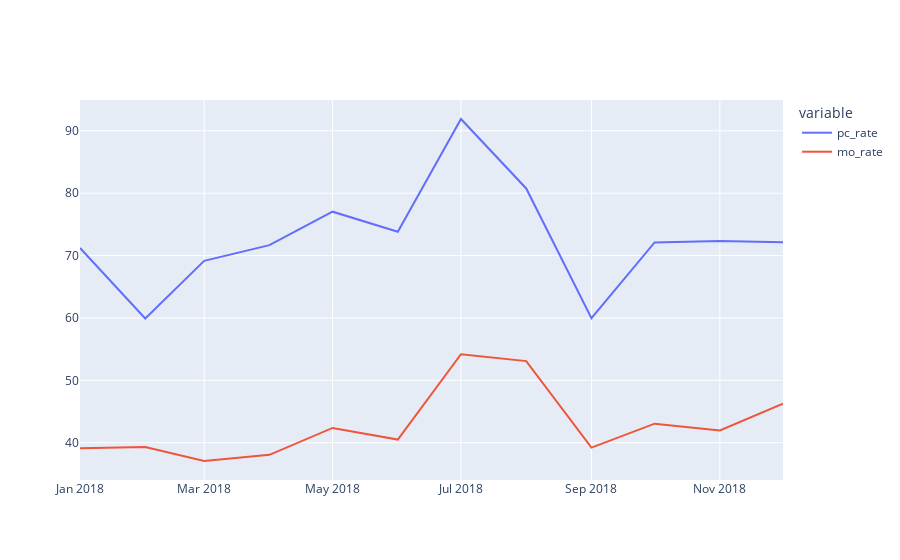

The notebook cell this image was saved under:
### Code cell
fig2018 = px.line(data_frame=df2018, x = 'date', y = ['pc_rate', 'mo_rate'], title='검색 트렌드 2018')
fig2018.update_layout(title_text="", height = 600)
fig2018.update_xaxes(title_text ='')
fig2018.update_yaxes(title_text ='')
fig2018.show()

### Figure 1 — Plotly figure (JSON) as saved in the notebook; plotly's stock layout.template omitted (floating-point values rounded to 4 significant figures)
{"data": [{"hovertemplate": "variable=pc_rate<br>date=%{x}<br>value=%{y}<extra></extra>", "legendgroup": "pc_rate", "line": {"color": "#636efa", "dash": "solid"}, "marker": {"symbol": "circle"}, "mode": "lines", "name": "pc_rate", "orientation": "v", "showlegend": true, "type": "scatter", "x": ["2018-01-01T00:00:00", "2018-02-01T00:00:00", "2018-03-01T00:00:00", "2018-04-01T00:00:00", "2018-05-01T00:00:00", "2018-06-01T00:00:00", "2018-07-01T00:00:00", "2018-08-01T00:00:00", "2018-09-01T00:00:00", "2018-10-01T00:00:00", "2018-11-01T00:00:00", "2018-12-01T00:00:00"], "xaxis": "x", "y": [71.21, 59.91, 69.15, 71.68, 77.03, 73.81, 91.89, 80.76, 59.95, 72.1, 72.33, 72.14], "yaxis": "y"}, {"hovertemplate": "variable=mo_rate<br>date=%{x}<br>value=%{y}<extra></extra>", "legendgroup": "mo_rate", "line": {"color": "#EF553B", "dash": "solid"}, "marker": {"symbol": "circle"}, "mode": "lines", "name": "mo_rate", "orientation": "v", "showlegend": true, "type": "scatter", "x": ["2018-01-01T00:00:00", "2018-02-01T00:00:00", "2018-03-01T00:00:00", "2018-04-01T00:00:00", "2018-05-01T00:00:00", "2018-06-01T00:00:00", "2018-07-01T00:00:00", "2018-08-01T00:00:00", "2018-09-01T00:00:00", "2018-10-01T00:00:00", "2018-11-01T00:00:00", "2018-12-01T00:00:00"], "xaxis": "x", "y": [39.09, 39.32, 37.07, 38.06, 42.37, 40.5, 54.19, 53.08, 39.22, 43.05, 41.95, 46.28], "yaxis": "y"}], "layout": {"autosize": true, "legend": {"title": {"text": "variable"}, "tracegroupgap": 0}, "title": {"text": ""}, "xaxis": {"anchor": "y", "autorange": true, "domain": [0, 1], "range": ["2018-01-01", "2018-12-01"], "title": {"text": ""}, "type": "date"}, "yaxis": {"anchor": "x", "autorange": true, "domain": [0, 1], "range": [34.02, 94.94], "title": {"text": ""}, "type": "linear"}}}
